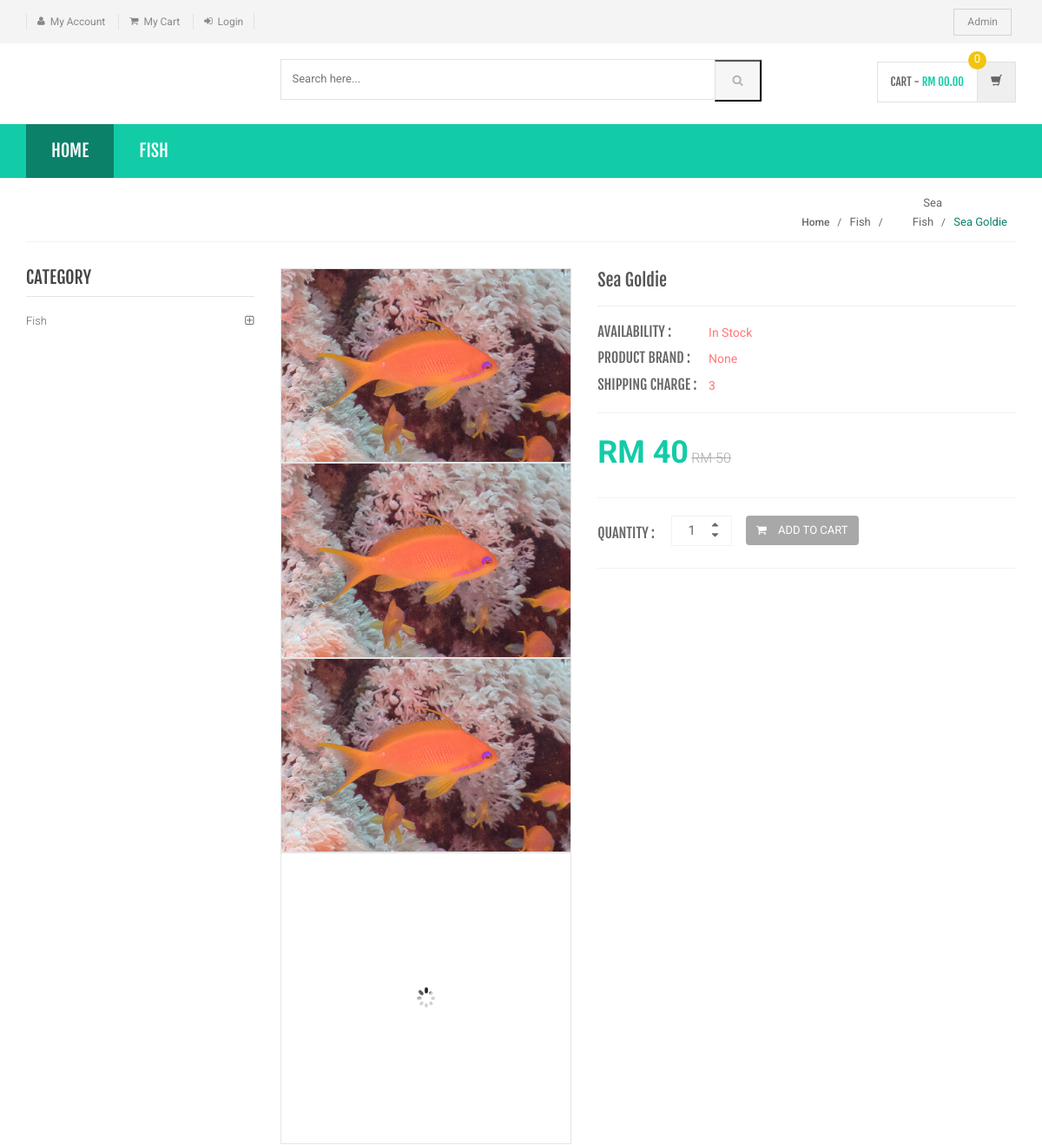
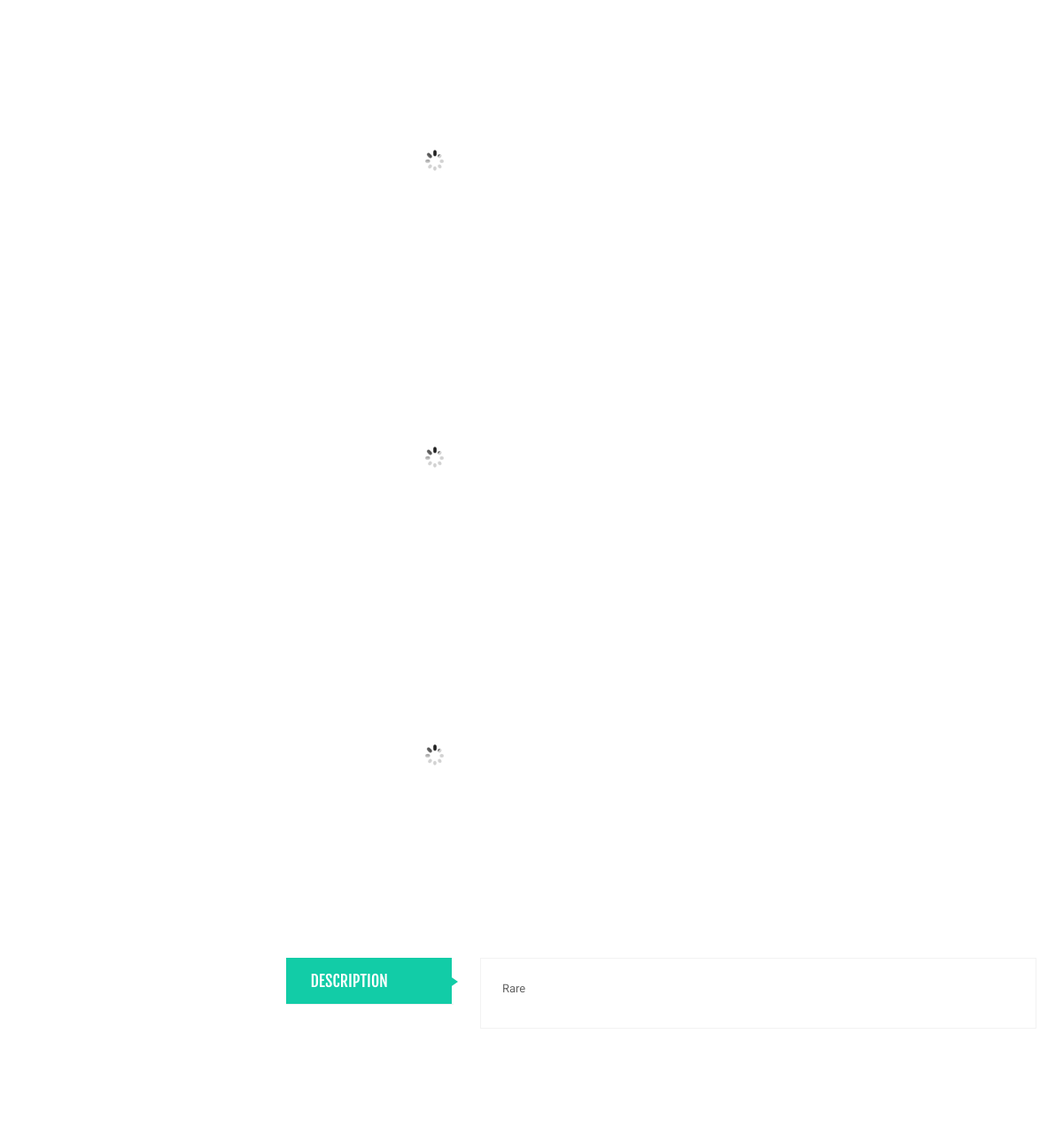
/product-details.php?pid=1, run on the app's committed database (2 pictures, top to bottom).
### tables this page shows
CREATE TABLE `category` (
  `id` int(11) NOT NULL,
  `categoryName` varchar(255) DEFAULT NULL,
  `categoryDescription` longtext DEFAULT NULL,
  `creationDate` timestamp NOT NULL DEFAULT current_timestamp(),
  `updationDate` varchar(255) DEFAULT NULL
);

CREATE TABLE `products` (
  `id` int(11) NOT NULL,
  `category` int(11) NOT NULL,
  `subCategory` int(11) DEFAULT NULL,
  `productName` varchar(255) DEFAULT NULL,
  `productCompany` varchar(255) DEFAULT NULL,
  `productPrice` int(11) DEFAULT NULL,
  `productPriceBeforeDiscount` int(11) DEFAULT NULL,
  `productDescription` longtext DEFAULT NULL,
  `productImage1` varchar(255) DEFAULT NULL,
  `productImage2` varchar(255) DEFAULT NULL,
  `productImage3` varchar(255) DEFAULT NULL,
  `shippingCharge` int(11) DEFAULT NULL,
  `productAvailability` varchar(255) DEFAULT NULL,
  `postingDate` timestamp NULL DEFAULT current_timestamp(),
  `updationDate` varchar(255) DEFAULT NULL
);

CREATE TABLE `subcategory` (
  `id` int(11) NOT NULL,
  `categoryid` int(11) DEFAULT NULL,
  `subcategory` varchar(255) DEFAULT NULL,
  `creationDate` timestamp NULL DEFAULT current_timestamp(),
  `updationDate` varchar(255) DEFAULT NULL
);

### product-details.php (the view, shortened to what this page needs)
<?php
	include('includes/config.php');
	$pid=intval($_GET['pid']);
?>
<!DOCTYPE html>
<html lang="en">
	<head>
	    <link rel="stylesheet" href="assets/css/bootstrap.min.css">
	    <link rel="stylesheet" href="assets/css/main.css">
	    <link rel="stylesheet" href="assets/css/green.css">
	    <link rel="stylesheet" href="assets/css/owl.carousel.css">
		<link rel="stylesheet" href="assets/css/owl.transitions.css">
		<link href="assets/css/lightbox.css" rel="stylesheet">
		<link rel="stylesheet" href="assets/css/animate.min.css">
		<link rel="stylesheet" href="assets/css/rateit.css">
		<link rel="stylesheet" href="assets/css/bootstrap-select.min.css">
		<link rel="stylesheet" href="assets/css/config.css">
		<link href="assets/css/green.css" rel="alternate stylesheet" title="Green color">
		<link href="assets/css/blue.css" rel="alternate stylesheet" title="Blue color">
		<link href="assets/css/red.css" rel="alternate stylesheet" title="Red color">
		<link href="assets/css/orange.css" rel="alternate stylesheet" title="Orange color">
		<link href="assets/css/dark-green.css" rel="alternate stylesheet" title="Darkgreen color">
		<link rel="stylesheet" href="assets/css/font-awesome.min.css">
	</head>
    <body class="cnt-home">
		<header class="header-style-1">
			<?php include('includes/top-header.php');?>
			<?php include('includes/main-header.php');?>
			<?php include('includes/menu-bar.php');?>
		</header>
		<div class="breadcrumb">
			<div class="container">
				<div class="breadcrumb-inner">
					<?php
						$ret=mysqli_query($con,"select category.categoryName as catname,subCategory.subcategory as subcatname,products.productName as pname from products join category on category.id=products.category join subcategory on subcategory.id=products.subCategory where products.id='$pid'");
						while ($rw=mysqli_fetch_array($ret)) {
						?>
						<ul class="list-inline list-unstyled">
							<li><a href="index.php">Home</a></li>
						<li><?php echo htmlentities($rw['catname']);?></a></li>
						<li><?php echo htmlentities($rw['subcatname']);?></li>
						<li class='active'><?php echo htmlentities($rw['pname']);?></li>
					</ul>
				<?php }?>
			</div>
		</div>
	</div>
	<div class="body-content outer-top-xs">
		<div class='container'>
			<div class='row single-product outer-bottom-sm '>
				<div class='col-md-3 sidebar'>
					<div class="sidebar-module-container">
						<div class="sidebar-widget outer-bottom-xs wow fadeInUp">
							<h3 class="section-title">Category</h3>
							<div class="sidebar-widget-body m-t-10">
								<div class="accordion">
									<?php $sql=mysqli_query($con,"select id,categoryName  from category");
										while($row=mysqli_fetch_array($sql))
										{
										?>
										<div class="accordion-group">
											<div class="accordion-heading">
												<a href="category.php?cid=<?php echo $row['id'];?>"  class="accordion-toggle collapsed">
													<?php echo $row['categoryName'];?>
												</a>
											</div>
										</div>
									<?php } ?>
								</div>
							</div>
						</div>
					</div>
				</div>
				<?php
					$ret=mysqli_query($con,"select * from products where id='$pid'");
					while($row=mysqli_fetch_array($ret))
					{
					?>
					<div class='col-md-9'>
						<div class="row  wow fadeInUp">
							<div class="col-xs-12 col-sm-6 col-md-5 gallery-holder">
								<div class="product-item-holder size-big single-product-gallery small-gallery">
									<div id="owl-single-product">
										<div class="single-product-gallery-item" id="slide1">
											<a data-lightbox="image-1" data-title="<?php echo htmlentities($row['productName']);?>" href="admin/productimages/<?php echo htmlentities($row['id']);?>/<?php echo htmlentities($row['productImage1']);?>">
												<img class="img-responsive" alt="" src="assets/images/blank.gif" data-echo="admin/productimages/<?php echo htmlentities($row['id']);?>/<?php echo htmlentities($row['productImage1']);?>" width="370" height="350" />
											</a>
										</div>
										<div class="single-product-gallery-item" id="slide1">
											<a data-lightbox="image-1" data-title="<?php echo htmlentities($row['productName']);?>" href="admin/productimages/<?php echo htmlentities($row['id']);?>/<?php echo htmlentities($row['productImage1']);?>">
												<img class="img-responsive" alt="" src="assets/images/blank.gif" data-echo="admin/productimages/<?php echo htmlentities($row['id']);?>/<?php echo htmlentities($row['productImage1']);?>" width="370" height="350" />
											</a>
										</div>
										<div class="single-product-gallery-item" id="slide2">
											<a data-lightbox="image-1" data-title="Gallery" href="admin/productimages/<?php echo htmlentities($row['id']);?>/<?php echo htmlentities($row['productImage2']);?>">
												<img class="img-responsive" alt="" src="assets/images/blank.gif" data-echo="admin/productimages/<?php echo htmlentities($row['id']);?>/<?php echo htmlentities($row['productImage2']);?>" />
											</a>
										</div>
										<div class="single-product-gallery-item" id="slide3">
											<a data-lightbox="image-1" data-title="Gallery" href="admin/productimages/<?php echo htmlentities($row['id']);?>/<?php echo htmlentities($row['productImage3']);?>">
												<img class="img-responsive" alt="" src="assets/images/blank.gif" data-echo="admin/productimages/<?php echo htmlentities($row['id']);?>/<?php echo htmlentities($row['productImage3']);?>" />
											</a>
										</div>
									</div>
									<div class="single-product-gallery-thumbs gallery-thumbs">
										<div id="owl-single-product-thumbnails">
											<div class="item">
												<a class="horizontal-thumb active" data-target="#owl-single-product" data-slide="1" href="#slide1">
													<img class="img-responsive"  alt="" src="assets/images/blank.gif" data-echo="admin/productimages/<?php echo htmlentities($row['id']);?>/<?php echo htmlentities($row['productImage1']);?>" />
												</a>
											</div>
											<div class="item">
												<a class="horizontal-thumb" data-target="#owl-single-product" data-slide="2" href="#slide2">
													<img class="img-responsive" width="85" alt="" src="assets/images/blank.gif" data-echo="admin/productimages/<?php echo htmlentities($row['id']);?>/<?php echo htmlentities($row['productImage2']);?>"/>
												</a>
											</div>
											<div class="item">
												<a class="horizontal-thumb" data-target="#owl-single-product" data-slide="3" href="#slide3">
													<img class="img-responsive" width="85" alt="" src="assets/images/blank.gif" data-echo="admin/productimages/<?php echo htmlentities($row['id']);?>/<?php echo htmlentities($row['productImage3']);?>" height="200" />
												</a>
											</div>
										</div>
									</div>
								</div>
							</div>
							<div class='col-sm-6 col-md-7 product-info-block'>
								<div class="product-info">
									<h1 class="name"><?php echo htmlentities($row['productName']);?></h1>
									<hr>
									<div class="stock-container info-container m-t-10">
										<div class="row">
											<div class="col-sm-3">
												<div class="stock-box">
													<span class="label">Availability :</span>
												</div>
											</div>
											<div class="col-sm-9">
												<div class="stock-box">
													<span class="value"><?php echo htmlentities($row['productAvailability']);?></span>
												</div>
											</div>
										</div>
									</div>
									<div class="stock-container info-container m-t-10">
										<div class="row">
											<div class="col-sm-3">
												<div class="stock-box">
													<span class="label">Product Brand :</span>
												</div>
											</div>
											<div class="col-sm-9">
												<div class="stock-box">
													<span class="value"><?php echo htmlentities($row['productCompany']);?></span>
												</div>
											</div>
										</div>
									</div>
									<div class="stock-container info-container m-t-10">
										<div class="row">
											<div class="col-sm-3">
												<div class="stock-box">
													<span class="label">Shipping Charge :</span>
												</div>
											</div>
											<div class="col-sm-9">
												<div class="stock-box">
													<span class="value"><?php if($row['shippingCharge']==0)
														{
															echo "Free";
														}
														else
														{
															echo htmlentities($row['shippingCharge']);
														}
													?></span>
												</div>
											</div>
										</div>
									</div>
									<div class="price-container info-container m-t-20">
										<div class="row">
											<div class="col-sm-6">
												<div class="price-box">
													<span class="price">RM <?php echo htmlentities($row['productPrice']);?></span>
													<span class="price-strike">RM <?php echo htmlentities($row['productPriceBeforeDiscount']);?></span>
												</div>
											</div>
										</div>
									</div>
									<div class="quantity-container info-container">
										<div class="row">
											<div class="col-sm-2">
												<span class="label">Quantity :</span>
											</div>
											<div class="col-sm-2">
												<div class="cart-quantity">
													<div class="quant-input">
														<div class="arrows">
														<div class="arrow plus gradient"><span class="ir"><i class="icon fa fa-sort-asc"></i></span></div>
														<div class="arrow minus gradient"><span class="ir"><i class="icon fa fa-sort-desc"></i></span></div>
													</div>
													<input type="text" value="1">
												</div>
											</div>
										</div>
										<div class="col-sm-7">
											<a href="product-details.php?page=product&action=add&id=<?php echo $row['id']; ?>" class="btn btn-primary"><i class="fa fa-shopping-cart inner-right-vs"></i> ADD TO CART</a>
										</div>
									</div>
								</div>
							</div>
						</div>
					</div>
					<div class="product-tabs inner-bottom-xs  wow fadeInUp">
						<div class="row">
							<div class="col-sm-3">
								<ul id="product-tabs" class="nav nav-tabs nav-tab-cell">
									<li class="active"><a data-toggle="tab" href="#description">DESCRIPTION</a></li>
								</ul>
							</div>
							<div class="col-sm-9">
								<div class="tab-content">
									<div id="description" class="tab-pane in active">
										<div class="product-tab">
											<p class="text"><?php echo $row['productDescription'];?></p>
										</div>
									</div>
								</div>
							</div>
						</div>
					</div>
					<?php $cid=$row['category'];
					$subcid=$row['subCategory']; } ?>
			</div>
		</div>
	</div>
</div>
</body>
</html>

### includes/menu-bar.php (shortened to what this page needs)
<div class="header-nav animate-dropdown">
    <div class="container">
        <div class="yamm navbar navbar-default" role="navigation">
            <div class="nav-bg-class">
                <div class="navbar-collapse collapse" id="mc-horizontal-menu-collapse">
	<div class="nav-outer">
		<ul class="nav navbar-nav">
			<li class="active dropdown yamm-fw">
				<a href="index.php" data-hover="dropdown" class="dropdown-toggle">Home</a>
			</li>
              <?php $sql=mysqli_query($con,"select id,categoryName  from category limit 6");
while($row=mysqli_fetch_array($sql))
{
    ?>
			<li class="dropdown yamm">
				<a href="category.php?cid=<?php echo $row['id'];?>"> <?php echo $row['categoryName'];?></a>
			</li>
			<?php } ?>
		</ul>
		<div class="clearfix"></div>
	</div>
</div>
            </div>
        </div>
    </div>
</div>

### data on the page
category: categoryName "FISH", categoryName "Fish"
products: category.categoryName "Fish", subcategory.subcategory "Sea Fish", productName "Sea Goldie", productImage1 (picture), productImage2 (picture), productAvailability "In Stock", productCompany "None", shippingCharge "3", productPrice "40", productPriceBeforeDiscount "50", productDescription "Rare"
